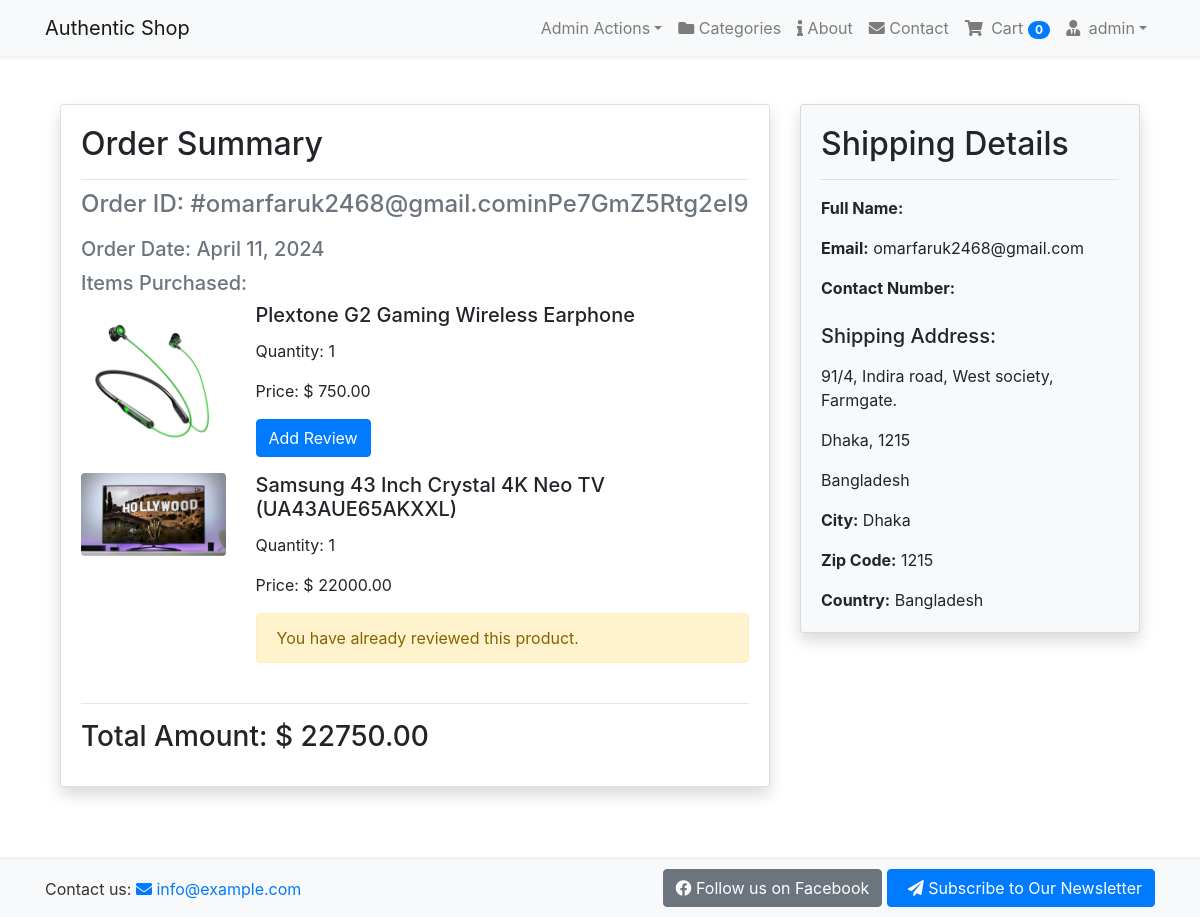
The app's page /payment/order_details/21/ (signed in) with its own data.
### accounts/models.py (models this page shows, shortened)
class User(AbstractBaseUser, PermissionsMixin):
    email = models.EmailField(unique=True, null=False)
    is_staff = models.BooleanField(
        gettext_lazy('staff status'),
        default=False,
        help_text=gettext_lazy('Designates whether the user can log in this site')
    )
    is_active = models.BooleanField(
        gettext_lazy('active'),
        default=True,
        help_text=gettext_lazy('Designates whether this user should be treated as active. Unselect this instead of deleting accounts')
    )
    USERNAME_FIELD = 'email'
    objects = MyUserManager()

class Profile(models.Model):
    user = models.OneToOneField(User, on_delete=models.CASCADE, related_name='profile')
    username = models.CharField(max_length=264, blank=True)
    full_name = models.CharField(max_length=264, blank=True)
    address_1 = models.TextField(max_length=300, blank=True)
    city = models.CharField(max_length=50, blank=True)
    zipcode = models.CharField(max_length=12, blank=True)
    country = models.CharField(max_length=50, blank=True)
    phone = models.CharField(max_length=25, blank=True)
    date_joined = models.DateTimeField(auto_now_add=True)

### order/models.py (models this page shows, shortened)
class Order(models.Model):
    orderItems = models.ManyToManyField(Cart)
    user = models.ForeignKey(settings.AUTH_USER_MODEL, on_delete=models.CASCADE)
    ordered = models.BooleanField(default=False)
    created = models.DateTimeField(auto_now_add=True)
    paymentId = models.CharField(max_length=264, blank=True, null=True)
    orderId = models.CharField(max_length=200, blank=True, null=True)
    def get_totals(self):
        total = 0
        for order_item in self.orderItems.all():
            total += float(order_item.get_total())
        return total

class Cart(models.Model):
    user = models.ForeignKey(settings.AUTH_USER_MODEL, on_delete=models.CASCADE, related_name='cart')
    item = models.ForeignKey(Product, on_delete=models.CASCADE)
    quantity = models.IntegerField(default=1)
    purchased = models.BooleanField(default=False)
    created = models.DateTimeField(auto_now_add=True)
    updated = models.DateTimeField(auto_now=True)
    def get_total(self):
        total = self.item.price * self.quantity
        float_total = format(total, '0.2f')
        return float_total

### shop/models.py (models this page shows, shortened)
class Product(models.Model):
    mainImage = models.ImageField(upload_to='Products')
    name = models.CharField(max_length=265)
    category = models.ForeignKey(Category, on_delete=models.CASCADE, related_name='category')
    preview_text = models.TextField(max_length=200, verbose_name='Preview Text')
    detail_text = models.TextField(max_length=1000, verbose_name='Description')
    price = models.FloatField()
    old_price = models.FloatField(default=0.00)
    created = models.DateTimeField(auto_now_add=True)
    class Meta:
        ordering = ['-created']

### payment/models.py (models this page shows, shortened)
class BillingAddress(models.Model):
    user = models.ForeignKey(settings.AUTH_USER_MODEL, on_delete=models.CASCADE)
    address = models.CharField(max_length=264, blank=True)
    zipcode = models.CharField(max_length=15, blank=True)
    city = models.CharField(max_length=45, blank=True)
    country = models.CharField(max_length=30, blank=True)
    class Meta:
        verbose_name_plural = "Billing Address"

### payment/views.py (the view)
# urls.py: path('order_details/<int:order_id>/', views.order_details, name='order_details'),
@login_required
def order_details(request, order_id):
    order = get_object_or_404(Order, id=order_id)
    items = order.orderItems.all()
    for item in items:
        reviews = item.item.reviews.all()
        item.reviews = reviews
        item.already_reviewed = reviews.filter(user=request.user).exists()
    return render(request, 'payment/order_details.html', {'order': order, 'items': items})

### order/templatetags/cart_tag.py (called while the page is built)
@register.filter
def cart_total(user):  # It will take a parameter as user.
    order = Order.objects.filter(user=user, ordered=False)  # It will check the orders without payment for this user.
    if order.exists():
        return order[0].orderItems.count()  # To convert the order from tuple/list to single object we use [0].
    else:
        return 0

### templates/payment/order_details.html (shortened to what this page needs)
{% extends 'base.html' %}
{% block content %}
<div class="container my-5">
    <div class="row">
        <div class="col-md-8">
            <div class="d-flex flex-column">
                <div class="card shadow mb-4">
                    <div class="card-body">
                        <h2 class="card-title">Order Summary</h2>
                        <hr>
                        <h4 class="card-subtitle mb-4 text-muted">Order ID: {{ order.orderId }}</h4>
                        <h5 class="card-subtitle mb-3 text-muted">Order Date: {{ order.created|date:"F d, Y" }}</h5>
                        <div class="mb-4">
                            <h5 class="card-subtitle mb-2 text-muted">Items Purchased:</h5>
                            {% for item in items %}
                            <div class="row mb-3">
                                <div class="col-md-3">
                                    <img src="{{ item.item.mainImage.url }}" alt="{{ item.item.name }}" class="img-fluid rounded">
                                </div>
                                <div class="col-md-9">
                                    <h5 class="card-title">{{ item.item.name }}</h5>
                                    <p class="card-text">Quantity: {{ item.quantity }}</p>
                                    <p class="card-text">Price: &#36; {{ item.item.price|floatformat:2 }}</p>
                                    {% if not item.already_reviewed %}
                                    <a href="{% url 'shop:add_review' pk=item.item.pk %}" class="btn btn-primary">Add Review</a>
                                    {% else %}
                                    <div class="alert alert-warning" role="alert">
                                        You have already reviewed this product.
                                    </div>
                                    {% endif %}
                                </div>
                            </div>
                            {% endfor %}
                        </div>
                        <hr>
                        <h3 class="card-title">Total Amount: &#36; {{ order.get_totals|floatformat:2 }}</h3>
                    </div>
                </div>
            </div>
        </div>
        <div class="col-md-4">
            <div class="d-flex flex-column">
                <div class="card bg-light shadow mb-4">
                    <div class="card-body">
                        <h2 class="card-title">Shipping Details</h2>
                        <hr>
                        <p class="card-text"><strong>Full Name:</strong> {{ order.user.profile.full_name }}</p>
                        <p class="card-text"><strong>Email:</strong> {{ order.user.email }}</p>
                        <p class="card-text"><strong>Contact Number:</strong> {{ order.user.profile.phone }}</p>
                        {% if order.user.billingaddress_set.exists %}
                            {% with billing_address=order.user.billingaddress_set.first %}
                                <h5 class="card-title mt-4 mb-3">Shipping Address:</h5>
                                <address class="mb-0">
                                    <p>{{ billing_address.address }}</p>
                                    <p>{{ billing_address.city }}, {{ billing_address.zipcode }}</p>
                                    <p>{{ billing_address.country }}</p>
                                </address>
                                <p class="card-text"><strong>City:</strong> {{ billing_address.city }}</p>
                                <p class="card-text"><strong>Zip Code:</strong> {{ billing_address.zipcode }}</p>
                                <p class="card-text"><strong>Country:</strong> {{ billing_address.country }}</p>
                            {% endwith %}
                        {% else %}
                            <p class="card-text mt-4">No shipping details found.</p>
                        {% endif %}
                    </div>
                </div>
            </div>
        </div>
    </div>
</div>
{% endblock %}

### templates/navbar.html (shortened to what this page needs)
{% load cart_tag %}
<nav class="navbar navbar-expand-lg navbar-light bg-light shadow-sm">
    <div class="container">
        <a class="navbar-brand" href="{% url 'shop:home' %}">Authentic Shop</a>
        <div class="collapse navbar-collapse" id="navbarSupportedContent">
            <ul class="navbar-nav ml-auto align-items-center">
                {% if user.is_authenticated and user.is_staff %}
                <li class="nav-item dropdown">
                    <a class="nav-link dropdown-toggle" href="#" id="adminDropdown" role="button"
                        data-toggle="dropdown" aria-haspopup="true" aria-expanded="false">
                        Admin Actions</a>
                </li>
                {% endif %}
                <li class="nav-item">
                    <a href="{% url 'shop:category_list' %}" class="nav-link">
                        <i class="fas fa-folder"></i> Categories</a>
                </li>
                <li class="nav-item">
                    <a href="{% url 'newsletter:about' %}" class="nav-link">
                        <i class="fas fa-info"></i> About</a>
                </li>
                <li class="nav-item">
                    <a href="{% url 'newsletter:contact' %}" class="nav-link">
                        <i class="fas fa-envelope"></i> Contact</a>
                </li>
                {% if request.user.is_authenticated %}
                <li class="nav-item">
                    <a href="{% url 'order:cart' %}" class="nav-link position-relative">
                        <i class="fa fa-shopping-cart mr-1"></i> Cart
                        <span class="badge badge-pill badge-primary cart-badge">{{ request.user|cart_total }}</span>
                    </a>
                </li>
                <li class="nav-item dropdown">
                    <a class="nav-link dropdown-toggle" href="#" id="navbarDropdown" role="button"
                        data-toggle="dropdown" aria-haspopup="true" aria-expanded="false">
                        <i class="fas fa-user-tie mr-1"></i> {{ request.user.profile.username }}</a>
                </li>
                {% else %}
                <li class="nav-item">
                    <a href="{% url 'accounts:login' %}" class="nav-link btn btn-primary text-white">
                        <i class="fas fa-sign-in-alt mr-1"></i> Login
                    </a>
                </li>
                {% endif %}
            </ul>
        </div>
    </div>
</nav>

### static/css/main.css (style rules this page uses)
.text-muted { color: #777; }

### records on screen
User: user|cart_total "0", user.profile.username "admin"
Order: orderId "#omarfaruk2468@gmail.cominPe7GmZ5Rtg2eI9", created "April 11, 2024", get_totals "22750.00", user.email "omarfaruk2468@gmail.com"
Cart: item.mainImage (picture), item.name "Plextone G2 Gaming Wireless Earphone", quantity "1", item.price "750.00", shows "Add Review"
Cart: item.mainImage (picture), item.name "Samsung 43 Inch Crystal 4K Neo TV (UA43AUE65AKXXL)", quantity "1", item.price "22000.00", shows "You have already reviewed this product."
BillingAddress: address "91/4, Indira road, West society, Farmgate.", city "Dhaka", zipcode "1215", country "Bangladesh"
